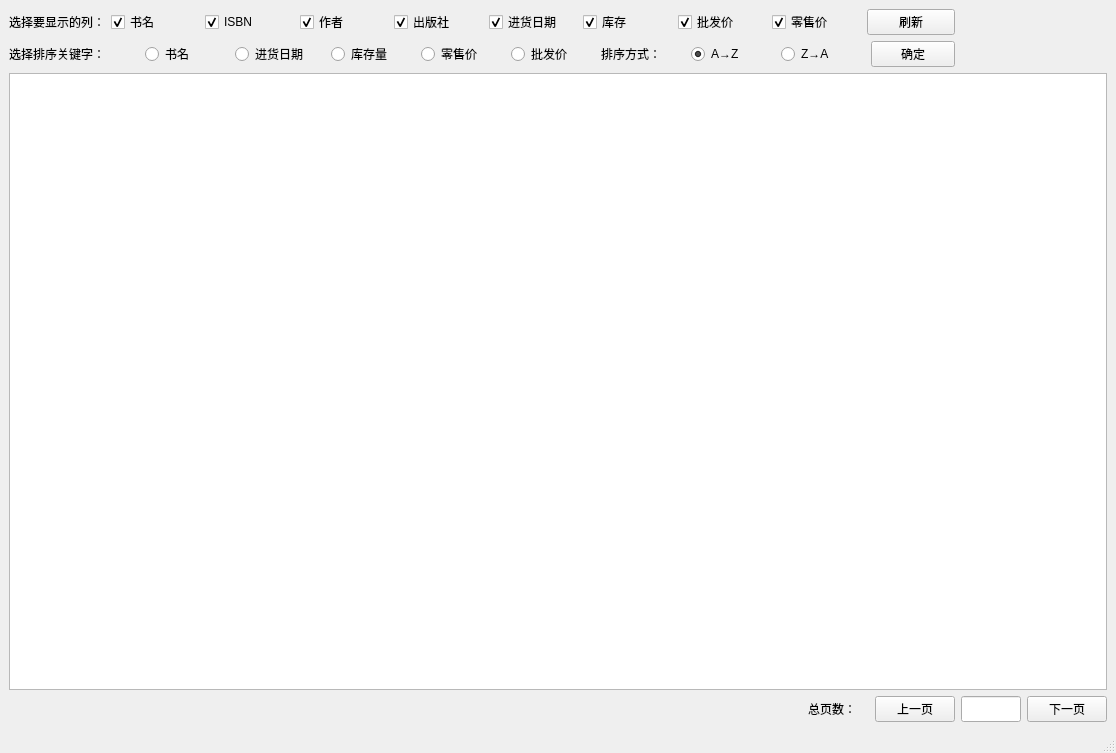
<?xml version="1.0" encoding="UTF-8"?>
<ui version="4.0">
 <class>ReportWindowClass</class>
 <widget class="QMainWindow" name="ReportWindowClass">
  <property name="geometry">
   <rect>
    <x>0</x>
    <y>0</y>
    <width>1116</width>
    <height>753</height>
   </rect>
  </property>
  <property name="minimumSize">
   <size>
    <width>1050</width>
    <height>0</height>
   </size>
  </property>
  <property name="windowTitle">
   <string>书库</string>
  </property>
  <widget class="QWidget" name="centralwidget">
   <layout class="QGridLayout" name="gridLayout">
    <item row="0" column="0" colspan="2">
     <layout class="QHBoxLayout" name="horizontalLayout">
      <item>
       <widget class="QLabel" name="label">
        <property name="text">
         <string>选择要显示的列：</string>
        </property>
       </widget>
      </item>
      <item>
       <widget class="QCheckBox" name="CheckBoxName">
        <property name="text">
         <string>书名</string>
        </property>
        <property name="checked">
         <bool>true</bool>
        </property>
       </widget>
      </item>
      <item>
       <widget class="QCheckBox" name="CheckBoxISBN">
        <property name="text">
         <string>ISBN</string>
        </property>
        <property name="checked">
         <bool>true</bool>
        </property>
       </widget>
      </item>
      <item>
       <widget class="QCheckBox" name="CheckBoxAuthor">
        <property name="text">
         <string>作者</string>
        </property>
        <property name="checked">
         <bool>true</bool>
        </property>
       </widget>
      </item>
      <item>
       <widget class="QCheckBox" name="CheckBoxPublisher">
        <property name="text">
         <string>出版社</string>
        </property>
        <property name="checked">
         <bool>true</bool>
        </property>
       </widget>
      </item>
      <item>
       <widget class="QCheckBox" name="CheckBoxDateAdded">
        <property name="text">
         <string>进货日期</string>
        </property>
        <property name="checked">
         <bool>true</bool>
        </property>
       </widget>
      </item>
      <item>
       <widget class="QCheckBox" name="CheckBoxQty">
        <property name="text">
         <string>库存</string>
        </property>
        <property name="checked">
         <bool>true</bool>
        </property>
       </widget>
      </item>
      <item>
       <widget class="QCheckBox" name="CheckBoxWholesale">
        <property name="text">
         <string>批发价</string>
        </property>
        <property name="checked">
         <bool>true</bool>
        </property>
       </widget>
      </item>
      <item>
       <widget class="QCheckBox" name="CheckBoxRetail">
        <property name="text">
         <string>零售价</string>
        </property>
        <property name="checked">
         <bool>true</bool>
        </property>
       </widget>
      </item>
      <item>
       <widget class="QPushButton" name="ButtonFlush">
        <property name="text">
         <string>刷新</string>
        </property>
       </widget>
      </item>
     </layout>
    </item>
    <item row="1" column="0" colspan="2">
     <layout class="QHBoxLayout" name="SortControl">
      <item>
       <widget class="QLabel" name="label_3">
        <property name="minimumSize">
         <size>
          <width>130</width>
          <height>0</height>
         </size>
        </property>
        <property name="text">
         <string>选择排序关键字：</string>
        </property>
       </widget>
      </item>
      <item>
       <widget class="QRadioButton" name="RadioName">
        <property name="text">
         <string>书名</string>
        </property>
        <property name="checked">
         <bool>true</bool>
        </property>
       </widget>
      </item>
      <item>
       <widget class="QRadioButton" name="RadioDateAdded">
        <property name="minimumSize">
         <size>
          <width>90</width>
          <height>0</height>
         </size>
        </property>
        <property name="text">
         <string>进货日期</string>
        </property>
       </widget>
      </item>
      <item>
       <widget class="QRadioButton" name="RadioQty">
        <property name="text">
         <string>库存量</string>
        </property>
       </widget>
      </item>
      <item>
       <widget class="QRadioButton" name="RadioRetail">
        <property name="text">
         <string>零售价</string>
        </property>
       </widget>
      </item>
      <item>
       <widget class="QRadioButton" name="RadioWholesale">
        <property name="text">
         <string>批发价</string>
        </property>
       </widget>
      </item>
      <item>
       <widget class="QLabel" name="label_4">
        <property name="text">
         <string>排序方式：</string>
        </property>
       </widget>
      </item>
      <item>
       <widget class="QRadioButton" name="RadioPositive">
        <property name="text">
         <string>A→Z</string>
        </property>
        <property name="checked">
         <bool>true</bool>
        </property>
        <attribute name="buttonGroup">
         <string notr="true">buttonGroup</string>
        </attribute>
       </widget>
      </item>
      <item>
       <widget class="QRadioButton" name="RadioBackward">
        <property name="text">
         <string>Z→A</string>
        </property>
        <attribute name="buttonGroup">
         <string notr="true">buttonGroup</string>
        </attribute>
       </widget>
      </item>
      <item>
       <widget class="QPushButton" name="ButtonSortConfirm">
        <property name="text">
         <string>确定</string>
        </property>
       </widget>
      </item>
     </layout>
    </item>
    <item row="3" column="0">
     <spacer name="horizontalSpacer_2">
      <property name="orientation">
       <enum>Qt::Horizontal</enum>
      </property>
      <property name="sizeHint" stdset="0">
       <size>
        <width>786</width>
        <height>20</height>
       </size>
      </property>
     </spacer>
    </item>
    <item row="3" column="1" colspan="2">
     <layout class="QHBoxLayout" name="PageControl">
      <item>
       <widget class="QLabel" name="label_2">
        <property name="text">
         <string>总页数：</string>
        </property>
       </widget>
      </item>
      <item>
       <widget class="QLabel" name="LabelSumPage">
        <property name="text">
         <string/>
        </property>
       </widget>
      </item>
      <item>
       <widget class="QPushButton" name="ButtonPreviousPage">
        <property name="text">
         <string>上一页</string>
        </property>
       </widget>
      </item>
      <item>
       <widget class="QLineEdit" name="LineEditPage">
        <property name="sizePolicy">
         <sizepolicy hsizetype="Preferred" vsizetype="Preferred">
          <horstretch>0</horstretch>
          <verstretch>0</verstretch>
         </sizepolicy>
        </property>
        <property name="minimumSize">
         <size>
          <width>50</width>
          <height>20</height>
         </size>
        </property>
        <property name="maximumSize">
         <size>
          <width>60</width>
          <height>40</height>
         </size>
        </property>
       </widget>
      </item>
      <item>
       <widget class="QPushButton" name="ButtonNextPage">
        <property name="text">
         <string>下一页</string>
        </property>
       </widget>
      </item>
     </layout>
    </item>
    <item row="2" column="0" colspan="3">
     <widget class="QTableView" name="Table">
      <property name="sizePolicy">
       <sizepolicy hsizetype="Preferred" vsizetype="Expanding">
        <horstretch>0</horstretch>
        <verstretch>0</verstretch>
       </sizepolicy>
      </property>
      <property name="minimumSize">
       <size>
        <width>0</width>
        <height>0</height>
       </size>
      </property>
      <property name="editTriggers">
       <set>QAbstractItemView::NoEditTriggers</set>
      </property>
      <property name="dragEnabled">
       <bool>true</bool>
      </property>
      <property name="selectionMode">
       <enum>QAbstractItemView::ExtendedSelection</enum>
      </property>
      <property name="selectionBehavior">
       <enum>QAbstractItemView::SelectRows</enum>
      </property>
      <property name="textElideMode">
       <enum>Qt::ElideNone</enum>
      </property>
      <property name="sortingEnabled">
       <bool>false</bool>
      </property>
      <attribute name="horizontalHeaderDefaultSectionSize">
       <number>25</number>
      </attribute>
      <attribute name="horizontalHeaderHighlightSections">
       <bool>true</bool>
      </attribute>
      <attribute name="verticalHeaderCascadingSectionResizes">
       <bool>false</bool>
      </attribute>
     </widget>
    </item>
   </layout>
  </widget>
  <widget class="QMenuBar" name="menubar">
   <property name="geometry">
    <rect>
     <x>0</x>
     <y>0</y>
     <width>1116</width>
     <height>26</height>
    </rect>
   </property>
  </widget>
  <widget class="QStatusBar" name="statusbar"/>
 </widget>
 <tabstops>
  <tabstop>CheckBoxQty</tabstop>
  <tabstop>CheckBoxRetail</tabstop>
  <tabstop>CheckBoxWholesale</tabstop>
  <tabstop>Table</tabstop>
 </tabstops>
 <resources/>
 <connections/>
 <buttongroups>
  <buttongroup name="buttonGroup"/>
 </buttongroups>
</ui>
